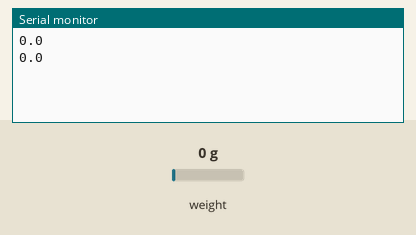
The sketch below on a simulated Arduino Uno, built with avr-gcc and run on an emulated ATmega328P. Shown: the last lines printed to the serial monitor. The inputs (shaded band) are chosen by the test bench; at power-on: weight on the scale 0 g.

Above: at 2.0 s.
2.1 s: weight on the scale set to 100 g
At 3.2 s:
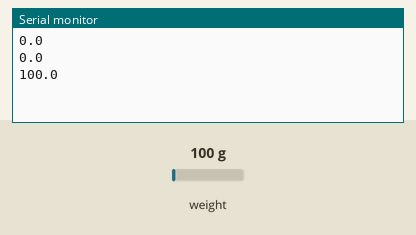
3.6 s: weight on the scale set to 1250 g
At 5.4 s:
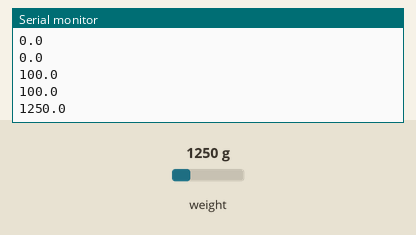
Timing chart, 0 to 6.9 s (numbered marks = the images above; inputs shaded):
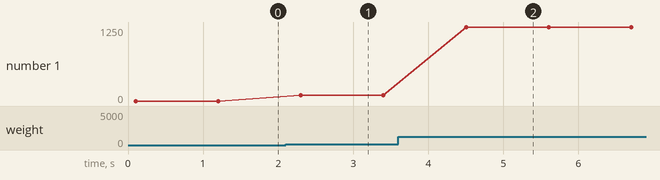

Measured:
- after the input at 2.1 s, the serial monitor: prints a new line after 0.20 s (image 1)
- after the input at 3.6 s, the serial monitor: prints a new line after 0.90 s (image 2)
- plotted number 1: 0 → 100 after the input at 2.1 s, 100 → 1250 after the input at 3.6 s

The sketch:

Source_UCS.ino
```cpp
#include "HX711.h"
#include <Servo.h>


// =========================
// Constants
// =========================

#define USB0_cal 3040.0 // calibration factor
#define USB0_zero 178953      // zero factor

#define USB1_cal 3040.0 // USB1_weight calibration
#define USB1_zero -4100

#define BASE_WEIGHT 83  // grams, weight of empty bowl and bowl holding aparatus


// =========================
// Pin definitions
// =========================
#define DOUT  3
#define CLK  2
//#define servoPin 11


HX711 scale;
//Servo myservo;

int angle = 0;


void setup() {
  Serial.begin(9600);


  //myservo.attach(servoPin);
  //myservo.write(0);
  String port = "USB0";

  scale.begin(DOUT, CLK);

  if (port == "USB0") {
    scale.set_scale(USB0_cal);
    scale.set_offset(USB0_zero);
  }
  if (port == "USB1") {
    scale.set_scale(USB1_cal);
    scale.set_offset(USB1_zero);
  }


  // long zero_factor = scale.read_average(); //Get a baseline reading

  //scale.tare(); //Assuming there is no weight on the scale at start up, reset the scale to 0

}

void loop() {
  Serial.print(scale.get_units(), 1); //scale.get_units() returns a float
  Serial.println();
  delay(1000);


  //myservo.write(scale.get_units());


//  // Sweep from 0 to 180 degrees:
//  for (angle = 0; angle <= 180; angle += 1) {
//    myservo.write(angle);
//    delay(15);
//  }
//  // And back from 180 to 0 degrees:
//  for (angle = 180; angle >= 0; angle -= 1) {
//    myservo.write(angle);
//    delay(30);
//  }
//  delay(1000);
}
```

hx711_cal.ino
```cpp
// (licence header left out)
// -53223
float cal_factor = 3040;  // 3040 is the correct cal factor for cat project

void cal_setup() {
  Serial.begin(9600);
  Serial.println("HX711 calibration sketch");
  Serial.println("Remove all weight from scale");
  Serial.println("After readings begin, place known weight on scale");
  Serial.println("Press + or a to increase calibration factor");
  Serial.println("Press - or z to decrease calibration factor");

  scale.begin(DOUT, CLK);
  scale.set_scale();
  scale.tare(); //Reset the scale to 0

  long zero_factor = scale.read_average(); //Get a baseline reading
  Serial.print("Zero factor: "); //This can be used to remove the need to tare the scale. Useful in permanent scale projects.
  Serial.println(zero_factor);
}

void cal_loop() {

  scale.set_scale(cal_factor); //Adjust to this calibration factor

  Serial.print("Reading: ");
  Serial.print(scale.get_units(), 1);
  Serial.print(" lbs"); //Change this to kg and re-adjust the calibration factor if you follow SI units like a sane person
  Serial.print(" cal_factor: ");
  Serial.print(cal_factor);
  Serial.println();

  if(Serial.available())
  {
    char temp = Serial.read();
    if(temp == '+' || temp == 'a')
      cal_factor += 10;
    else if(temp == '-' || temp == 'z')
      cal_factor -= 10;
  }
}
```
